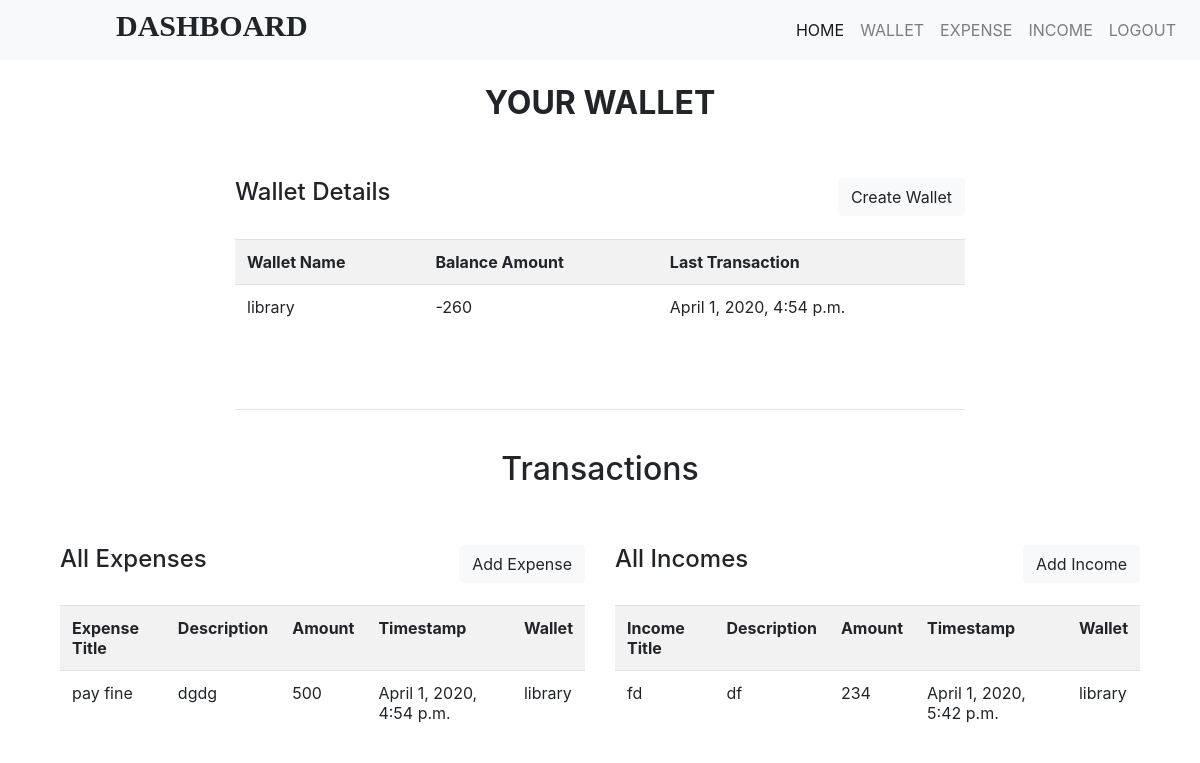
The page /dashboard/ (signed in) on the database its author committed.
### expense/models.py (models this page shows, shortened)
class Wallet(models.Model):
	name = models.CharField(max_length=100)
	balance = models.IntegerField()
	last_transaction = models.DateTimeField()
	user = models.ForeignKey(User, on_delete=models.CASCADE, null=True)
	def __str__(self):
		return self.name

class Expense(models.Model):
	title = models.CharField(max_length=100)
	amount = models.IntegerField()
	timestamp = models.DateTimeField()
	description = models.TextField()
	user = models.ForeignKey(User, on_delete=models.CASCADE, null=True)
	wallet = models.ForeignKey(Wallet, on_delete=models.CASCADE, null=True)

class Income(models.Model):
	title = models.CharField(max_length=100)
	description = models.TextField()
	amount = models.IntegerField()
	timestamp = models.DateTimeField()
	user = models.ForeignKey(User, on_delete=models.CASCADE, null=True)
	wallet = models.ForeignKey(Wallet, on_delete=models.CASCADE, null=True)

### expense/views.py (the view)
# urls.py: path("dashboard/", dashboard),
def dashboard(request):
	user = request.user
	all_wallets = Wallet.objects.filter(user=user)
	all_expenses = Expense.objects.filter(user=user)
	all_incomes = Income.objects.filter(user=user)
	return render(request, "dashboard.html", {"all_wallets":all_wallets, "all_expenses":all_expenses, "all_incomes":all_incomes})

### expense/templates/dashboard.html (shortened to what this page needs)
{% extends 'base.html' %}
{% block body %}
        <div class="container">
            <div class="row">
                <div class="col-md-2"></div>
                <div class="col-md-8">
                    <div class="heading mt-4">
                        <h2 style="text-align: center; font-weight: bold;">YOUR WALLET</h2>
                    </div><br>
                    <div class="sub-head mt-4 mb-2">
                        <h4 style="display: inline;">Wallet Details</h4>
                        <a href="/wallet/"><button class="btn btn-light" style="float: right;">Create Wallet</button></a>
                    </div><br>
                    <table class="table table-striped">
                        <tr>
                            <th>Wallet Name</th>
                            <th>Balance Amount</th>
                            <th>Last Transaction</th>
                        </tr>
                        {% for wallet in all_wallets %}
                            <tr>
                                <td>{{ wallet.name }}</td>
                                <td>{{ wallet.balance }}</td>
                                <td>{{ wallet.last_transaction }}</td>
                            </tr>
                        {% endfor %}
                    </table>
                    <br><br>
                    <hr>
                    <br>
                    <div class="heading">
                        <h2 style="text-align: center;">Transactions</h2>
                    </div><br>
                </div>
                <div class="col-md-2"></div>
            </div>
        </div>
        <div class="container">
            <div class="container-fluid">
                <div class="row">
                    <div class="col-md-6">
                        <div class="sub-head mt-4 mb-2">
                            <h4 style="display: inline;">All Expenses</h4>
                            <a href="/expense/"><button class="btn btn-light" style="float: right;">Add Expense</button></a>
                        </div><br>
                        <table class="table table-striped">
                            <tr>
                                <th>Expense Title</th>
                                <th>Description</th>
                                <th>Amount</th>
                                <th>Timestamp</th>
                                <th>Wallet</th>
                            </tr>
                            {% for expense in all_expenses %}
                                <tr>
                                    <td>{{ expense.title }}</td>
                                    <td>{{ expense.description }}</td>
                                    <td>{{ expense.amount }}</td>
                                    <td>{{ expense.timestamp }}</td>
                                    <td>{{ expense.wallet }}</td>
                                </tr>
                            {% endfor %}
                        </table>
                    </div>
                    <div class="col-md-6">
                        <div class="sub-head mt-4 mb-2">
                            <h4 style="display: inline;">All Incomes</h4>
                            <a href="/income/"><button class="btn btn-light" style="float: right;">Add Income</button></a>
                        </div><br>
                        <table class="table table-striped">
                            <tr>
                                <th>Income Title</th>
                                <th>Description</th>
                                <th>Amount</th>
                                <th>Timestamp</th>
                                <th>Wallet</th>
                            </tr>
                            {% for income in all_incomes %}
                                <tr>
                                    <td>{{ income.title }}</td>
                                    <td>{{ income.description }}</td>
                                    <td>{{ income.amount }}</td>
                                    <td>{{ income.timestamp }}</td>
                                    <td>{{ income.wallet }}</td>
                                </tr>
                            {% endfor %}
                        </table>
                    </div>
                </div>
            </div>
        </div>
{% endblock %}

### expense/templates/base.html (shortened to what this page needs)
<html lang="en">
<head>
    <link rel="stylesheet" href="https://stackpath.bootstrapcdn.com/bootstrap/4.4.1/css/bootstrap.min.css">
</head>
<body>
    <nav class="navbar navbar-expand-lg navbar-light bg-light" >
      <h1  style="font-family: verdana; font-size: 30px;font-weight: bolder; margin-left: 100px;">DASHBOARD</h1>
        <div class="collapse navbar-collapse" id="navbarNav" style="display: flex; justify-content: flex-end;">
          <ul class="navbar-nav">
            <li class="nav-item active">
              <a class="nav-link" href="/dashboard/">HOME <span class="sr-only">(current)</span></a>
            </li>
            <li class="nav-item">
              <a class="nav-link" href="/wallet/">WALLET</a>
            </li>
            <li class="nav-item">
              <a class="nav-link" href="/expense/">EXPENSE</a>
            </li>
            <li class="nav-item">
              <a class="nav-link " href="/income/" >INCOME</a>
            </li>
            <li class="nav-item">
                <a class="nav-link " href="/signout/" >LOGOUT</a>
              </li>
          </ul>
        </div>
      </nav>
      {% block body %}
		{% endblock %}
</body>
</html>

### rows shown on the page
Wallet: name "library", balance "-260", last_transaction "April 1, 2020, 4:54 p.m."
Expense: title "pay fine", description "dgdg", amount "500", timestamp "April 1, 2020, 4:54 p.m.", wallet "library"
Income: title "fd", description "df", amount "234", timestamp "April 1, 2020, 5:42 p.m.", wallet "library"
